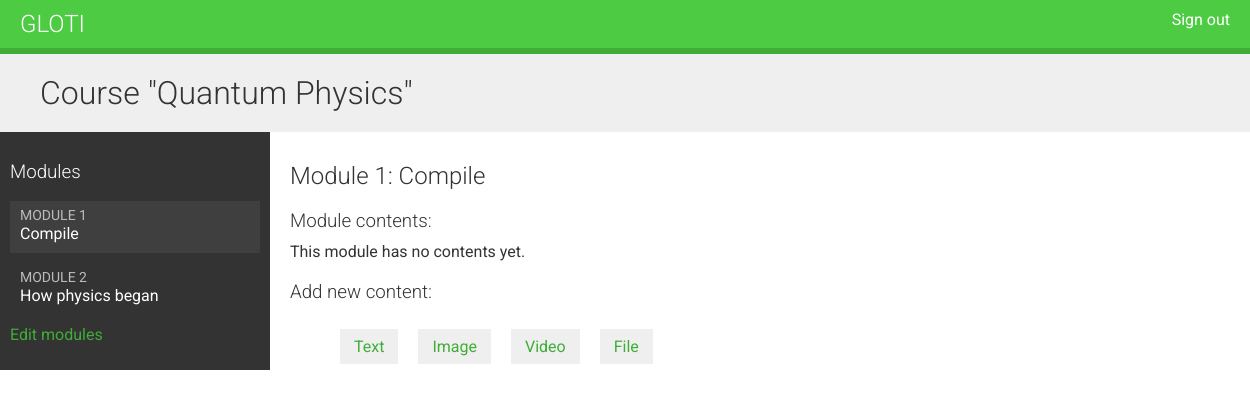
Before: /course/module/5/ (signed in) with the older database file.
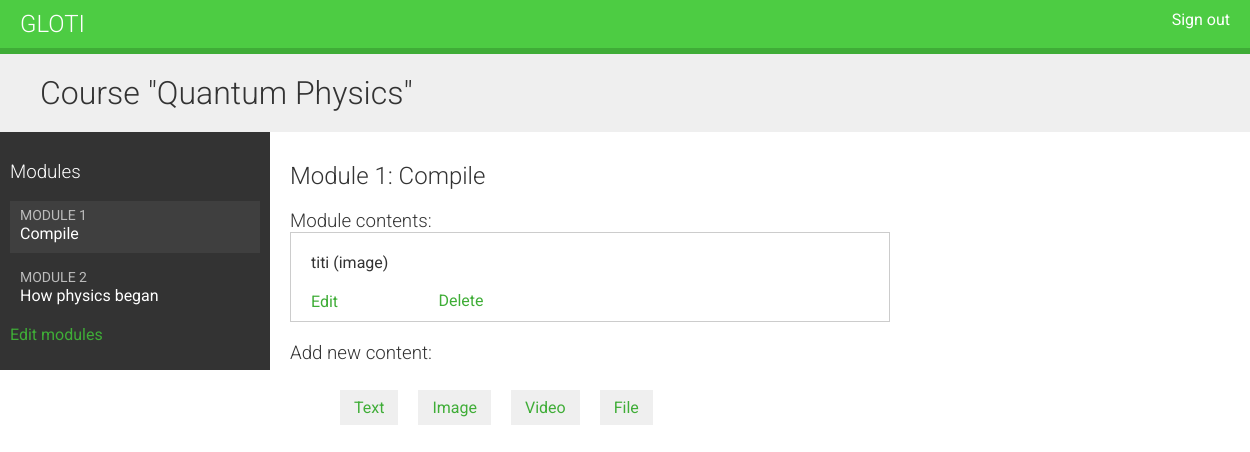
After: the same page with the newer database file.
### courses/models.py (models this page shows, shortened)
class Module(models.Model):
    course = models.ForeignKey(Course,
                               related_name='modules',
                               on_delete=models.CASCADE)
    title = models.CharField(max_length=200)
    description = models.TextField(blank=True)
    order = OrderField(blank=True, for_fields=['course'])
    class Meta:
        ordering = ['order']

class Content(models.Model):
    module = models.ForeignKey(Module,
                               related_name='contents',
                               on_delete=models.CASCADE)
    content_type = models.ForeignKey(ContentType,
                                     on_delete=models.CASCADE,
                                     limit_choices_to={'model__in':(
                                     'text',
                                     'video',
                                     'image',
                                     'file')})
    object_id = models.PositiveIntegerField()
    item = GenericForeignKey('content_type', 'object_id')
    order = OrderField(blank=True, for_fields=['module'])
    class Meta:
        ordering = ['order']

class ItemBase(models.Model):
    owner = models.ForeignKey(User,
                              related_name='%(class)s_related',
                              on_delete=models.CASCADE)
    title = models.CharField(max_length=250)
    created = models.DateTimeField(auto_now_add=True)
    updated = models.DateTimeField(auto_now=True)
    class Meta:
        abstract = True
    def __str__(self):
            return self.title

class Image(ItemBase):
       file = models.FileField(upload_to='images')

### courses/views.py (the view)
class ModuleContentListView(TemplateResponseMixin, View):
    template_name = 'courses/manage/module/content_list.html'
    def get(self, request, module_id):
        module = get_object_or_404(Module,
                                   id=module_id,
                                   course__owner=request.user)
        return self.render_to_response({'module': module})

### courses/templatetags/course.py (called while the page is built)
@register.filter
def model_name(obj):
    try:
        return obj._meta.model_name
    except AttributeError:
        return None

### courses/templates/courses/manage/module/content_list.html (shortened to what this page needs)
{% extends "base.html" %}
{% load course %}
{% block content %}
  {% with course=module.course %}
    <h1>Course "{{ course.title }}"</h1>
    <div class="contents">
      <h3>Modules</h3>
      <ul id="modules">
        {% for m in course.modules.all %}
          <li data-id="{{ m.id }}" {% if m == module %}
           class="selected"{% endif %}>
            <a href="{% url "module_content_list" m.id %}">
              <span>
                Module <span class="order">{{ m.order|add:1 }}</span>
              </span>
              <br>
              {{ m.title }}
            </a>
          </li>
        {% empty %}
          <li>No modules yet.</li>
        {% endfor %}
      </ul>
      <p><a href="{% url "course_module_update" course.id %}">
      Edit modules</a></p>
    </div>
    <div class="module">
      <h2>Module {{ module.order|add:1 }}: {{ module.title }}</h2>
      <h3>Module contents:</h3>
      <div id="module-contents">
        {% for content in module.contents.all %}
          <div data-id="{{ content.id }}">
            {% with item=content.item %}
              <p>{{ item }} ({{ item|model_name }})</p>
              <a href="{% url "module_content_update" module.id item|model_name item.id %}">
                Edit
              </a>
              <form action="{% url "module_content_delete" content.id %}" method="post">
                <input type="submit" value="Delete">
              </form>
            {% endwith %}
          </div>
        {% empty %}
          <p>This module has no contents yet.</p>
        {% endfor %}
      </div>
      <h3>Add new content:</h3>
      <ul class="content-types">
        <li><a href="{% url "module_content_create" module.id "text" %}">
        Text</a></li>
        <li><a href="{% url "module_content_create" module.id "image" %}">
        Image</a></li>
        <li><a href="{% url "module_content_create" module.id "video" %}">
        Video</a></li>
        <li><a href="{% url "module_content_create" module.id "file" %}">
        File</a></li>
      </ul>
    </div>
  {% endwith %}
{% endblock %}

Changed rows visible on the page:
added Content: item "titi", item|model_name "image"
Other visible differences:
text no longer shown: "This module has no contents yet."
